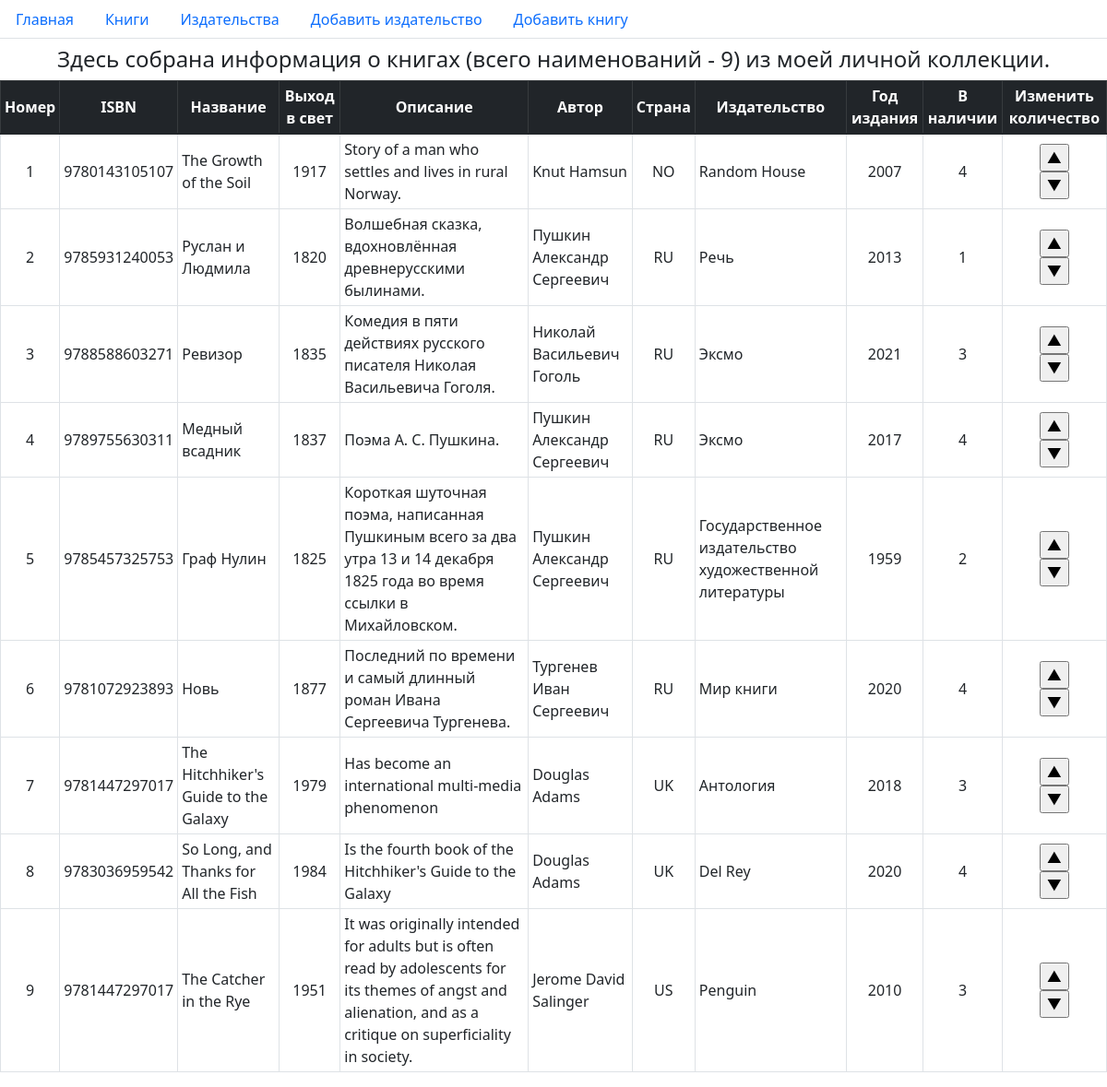
The page /books/ on the database its author committed.
### p_library/models.py (models this page shows, shortened)
class Book(models.Model):
    ISBN = models.CharField(max_length=13,
                            verbose_name=_("Международный стандартный "
                                           "книжный номер"),)
    title = models.TextField(verbose_name=_("Название"),)
    description = models.TextField(verbose_name=_("Аннотация"),)
    year_release = models.SmallIntegerField(verbose_name=_("Год выхода в свет"),)
    copy_count = models.SmallIntegerField(verbose_name=_("Число копий"),)
    price = models.DecimalField(max_digits=12,
                                decimal_places=2,
                                verbose_name=_("Цена"),)
    author = models.ForeignKey("p_library.Author",
                                on_delete=models.CASCADE,
                                verbose_name=_("Автор"),
                                related_name="book_author",)
    publishing_house = models.ForeignKey("p_library.PublishingHouse",
                                          verbose_name=_("Издательство"),
                                          on_delete=models.SET_NULL,
                                          null=True,
                                          blank=True,
                                          related_name="books",)
    year_publishing = models.SmallIntegerField(verbose_name=_("Год издания"),
                                                default=0,)

class Author(models.Model):
    full_name = models.TextField(verbose_name=_("Имя автора"),)
    birth_year = models.SmallIntegerField(verbose_name=_("Год рождения"),)
    country = models.CharField(max_length=2,
                               verbose_name=_("Страна"),)

class PublishingHouse(models.Model):
    name = models.TextField(verbose_name=_("Издательство"),)
    country = models.CharField(max_length=2,
                               verbose_name=_("Страна"),)
    city = models.CharField(max_length=25, default="unknown",
                            verbose_name=_("Город"),)
    def __str__(self):
        return f'{self.name}'

### p_library/views.py (the view)
# urls.py: path('books/', views.books,),
def books(request):
    books = Book.objects.all()
    biblio_data = {
        "title": "Книги",
        "books": books,
    }
    return render(request, 'books.html', context=biblio_data,)

### p_library/templatetags/diapason.py (called while the page is built)
@register.filter(name='diapason')
def diapason(_min, args=None):
    _max, _step = None, None
    if args:
        if not isinstance(args, int):
            _max, _step = map(int, args.split(','))
        else:
            _max = args
    args = filter(None, (_min, _max, _step))
    return range(*args)

### p_library/templates/books.html (shortened to what this page needs)
{% extends 'index.html' %}
{% block main %}
<h4 class="text-center">Здесь собрана информация о книгах (всего наименований - {{ books|length }}) из моей личной коллекции.</h4>
<table class="table table-bordered table-sm align-middle table-hover">
    <thead class="table-dark text-center align-middle">
        <tr>
            <th>Номер</th>
            <th>ISBN</th>
            <th>Название</th>
            <th>Выход в свет</th>
            <th>Описание</th>
            <th>Автор</th>
            <th>Страна</th>
            <th>Издательство</th>
            <th>Год издания</th>
            <th>В наличии</th>
            <th>Изменить количество</th>
        </tr>
    </thead>
    <tbody>
        {% for book in books %}
        <tr>
            <td class="text-center">{{ forloop.counter }}</td>
            <td>{{ book.ISBN }}</td>
            <td>{{ book.title }}</td>
            <td class="text-center">{{ book.year_release }}</td>
            <td>{{ book.description }}</td>
            <td>{{ book.author.full_name }}</td>
            <td class="text-center">{{ book.author.country }}</td>
            <td>{{ book.publishing_house }}</td>
            <td class="text-center">{{ book.year_publishing }}</td>
            <td class="text-center">{{ book.copy_count }}</td>
            <td class="text-center">
                <form action="/index/book_increment/" method="post" enctype="multipart/form-data">
                    <input type="submit" value="&#9650;"/>
                </form>
                <form action="/index/book_decrement/" method="post" enctype="multipart/form-data">
                    <input type="submit" value="&#9660;"/>
                </form>
            </td>
        </tr>
        {% endfor %}
    </tbody>
</table>
{% load diapason %}
{% endblock %}

### p_library/templates/index.html (shortened to what this page needs)
<!DOCTYPE html>
<html lang="en">
    <head>
        <link href="https://cdn.jsdelivr.net/npm/bootstrap@5.1.3/dist/css/bootstrap.min.css" rel="stylesheet">
    </head>
    <body>
        <nav class="nav nav-tabs">
            <a class="nav-link" href="../" tabindex="-1">Главная</a>
            <a class="nav-link" href="../books/">Книги</a>
            <a class="nav-link" href="../publishers/">Издательства</a>
            <a class="nav-link" href="../admin/p_library/publishinghouse/add/">Добавить издательство</a>
            <a class="nav-link" href="../admin/p_library/book/add/">Добавить книгу</a>
        </nav>
        {% block main %}
        {% endblock %}
    </body>
</html>

### rows shown on the page
Book: ISBN "9780143105107", title "The Growth of the Soil", year_release "1917", description "Story of a man who settles and lives in rural Norway.", author.full_name "Knut Hamsun", author.country "NO", publishing_house "Random House", year_publishing "2007", copy_count "4"
Book: ISBN "9785931240053", title "Руслан и Людмила", year_release "1820", description "Волшебная сказка, вдохновлённая древнерусскими былинами.", author.full_name "Пушкин Александр Сергеевич", author.country "RU", publishing_house "Речь", year_publishing "2013", copy_count "1"
Book: ISBN "9788588603271", title "Ревизор", year_release "1835", description "Комедия в пяти действиях русского писателя Николая Васильевича Гоголя.", author.full_name "Николай Васильевич Гоголь", author.country "RU", publishing_house "Эксмо", year_publishing "2021", copy_count "3"
Book: ISBN "9789755630311", title "Медный всадник", year_release "1837", description "Поэма А. С. Пушкина.", author.full_name "Пушкин Александр Сергеевич", author.country "RU", publishing_house "Эксмо", year_publishing "2017", copy_count "4"
Book: ISBN "9785457325753", title "Граф Нулин", year_release "1825", description "Короткая шуточная поэма, написанная Пушкиным всего за два утра 13 и 14 декабря 1825 года во время ссылки в Михайловском.", author.full_name "Пушкин Александр Сергеевич", author.country "RU", publishing_house "Государственное издательство художественной литературы", year_publishing "1959", copy_count "2"
Book: ISBN "9781072923893", title "Новь", year_release "1877", description "Последний по времени и самый длинный роман Ивана Сергеевича Тургенева.", author.full_name "Тургенев Иван Сергеевич", author.country "RU", publishing_house "Мир книги", year_publishing "2020", copy_count "4"
Book: ISBN "9781447297017", title "The Hitchhiker's Guide to the Galaxy", year_release "1979", description "Has become an international multi-media phenomenon", author.full_name "Douglas Adams", author.country "UK", publishing_house "Антология", year_publishing "2018", copy_count "3"
Book: ISBN "9783036959542", title "So Long, and Thanks for All the Fish", year_release "1984", description "Is the fourth book of the Hitchhiker's Guide to the Galaxy", author.full_name "Douglas Adams", author.country "UK", publishing_house "Del Rey", year_publishing "2020", copy_count "4"
Book: ISBN "9781447297017", title "The Catcher in the Rye", year_release "1951", description "It was originally intended for adults but is often read by adolescents for its themes of angst and alienation, and as a critique on superficiality in society.", author.full_name "Jerome David Salinger", author.country "US", publishing_house "Penguin", year_publishing "2010", copy_count "3"

### other values the page prints
{{ books|length }} "9"
